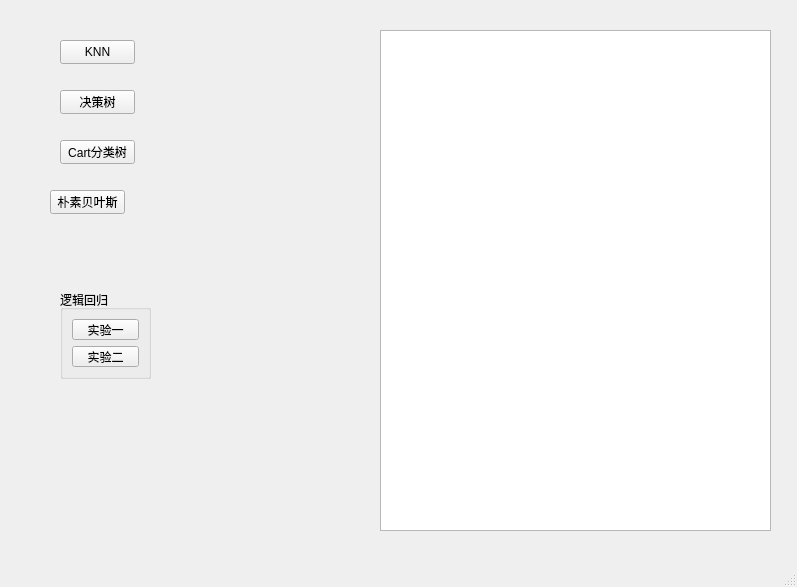
<?xml version="1.0" encoding="UTF-8"?>
<ui version="4.0">
 <class>MainWindow</class>
 <widget class="QMainWindow" name="MainWindow">
  <property name="geometry">
   <rect>
    <x>0</x>
    <y>0</y>
    <width>797</width>
    <height>587</height>
   </rect>
  </property>
  <property name="windowTitle">
   <string>Algorithms</string>
  </property>
  <widget class="QWidget" name="centralwidget">
   <widget class="QPushButton" name="KNN">
    <property name="geometry">
     <rect>
      <x>60</x>
      <y>40</y>
      <width>75</width>
      <height>24</height>
     </rect>
    </property>
    <property name="text">
     <string>KNN</string>
    </property>
   </widget>
   <widget class="QTextEdit" name="Output">
    <property name="enabled">
     <bool>true</bool>
    </property>
    <property name="geometry">
     <rect>
      <x>380</x>
      <y>30</y>
      <width>391</width>
      <height>501</height>
     </rect>
    </property>
   </widget>
   <widget class="QPushButton" name="DecisionTree">
    <property name="geometry">
     <rect>
      <x>60</x>
      <y>90</y>
      <width>75</width>
      <height>24</height>
     </rect>
    </property>
    <property name="text">
     <string>决策树</string>
    </property>
   </widget>
   <widget class="QPushButton" name="CartTree">
    <property name="geometry">
     <rect>
      <x>60</x>
      <y>140</y>
      <width>75</width>
      <height>24</height>
     </rect>
    </property>
    <property name="text">
     <string>Cart分类树</string>
    </property>
   </widget>
   <widget class="QPushButton" name="Bayes">
    <property name="geometry">
     <rect>
      <x>50</x>
      <y>190</y>
      <width>75</width>
      <height>24</height>
     </rect>
    </property>
    <property name="text">
     <string>朴素贝叶斯</string>
    </property>
   </widget>
   <widget class="QGroupBox" name="groupBox">
    <property name="geometry">
     <rect>
      <x>60</x>
      <y>290</y>
      <width>91</width>
      <height>89</height>
     </rect>
    </property>
    <property name="title">
     <string>逻辑回归</string>
    </property>
    <layout class="QVBoxLayout" name="verticalLayout">
     <item>
      <widget class="QPushButton" name="LogisticRegression_test1">
       <property name="text">
        <string>实验一</string>
       </property>
      </widget>
     </item>
     <item>
      <widget class="QPushButton" name="LogisticRegression_test2">
       <property name="text">
        <string>实验二</string>
       </property>
      </widget>
     </item>
    </layout>
   </widget>
  </widget>
  <widget class="QMenuBar" name="menubar">
   <property name="geometry">
    <rect>
     <x>0</x>
     <y>0</y>
     <width>797</width>
     <height>22</height>
    </rect>
   </property>
  </widget>
  <widget class="QStatusBar" name="statusbar"/>
 </widget>
 <resources/>
 <connections/>
</ui>
